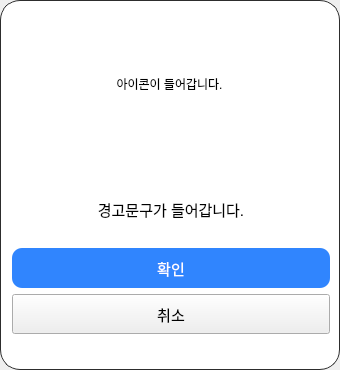
<?xml version="1.0" encoding="UTF-8"?>
<ui version="4.0">
 <class>WarningDialog</class>
 <widget class="QDialog" name="WarningDialog">
  <property name="geometry">
   <rect>
    <x>0</x>
    <y>0</y>
    <width>340</width>
    <height>370</height>
   </rect>
  </property>
  <property name="windowTitle">
   <string>Dialog</string>
  </property>
  <property name="styleSheet">
   <string notr="true">QFrame#frame{
border:1px solid rgb(45,45,45);
border-radius:20px;
	background-color: rgb(255, 255, 255);
}
QPushButton#ok_btn{
	background-color: rgb(48, 133, 254);
	color:white;
	border-radius:10px;
}
QPushButton#cance_btn{
	background-color: #E6E6E6;
	color: #252C58;
	border-radius:10px;
}</string>
  </property>
  <layout class="QVBoxLayout" name="verticalLayout">
   <property name="leftMargin">
    <number>0</number>
   </property>
   <property name="topMargin">
    <number>0</number>
   </property>
   <property name="rightMargin">
    <number>0</number>
   </property>
   <property name="bottomMargin">
    <number>0</number>
   </property>
   <item>
    <widget class="QFrame" name="frame">
     <property name="frameShape">
      <enum>QFrame::StyledPanel</enum>
     </property>
     <property name="frameShadow">
      <enum>QFrame::Raised</enum>
     </property>
     <layout class="QVBoxLayout" name="verticalLayout_3">
      <property name="spacing">
       <number>0</number>
      </property>
      <property name="leftMargin">
       <number>0</number>
      </property>
      <property name="topMargin">
       <number>0</number>
      </property>
      <property name="rightMargin">
       <number>0</number>
      </property>
      <property name="bottomMargin">
       <number>0</number>
      </property>
      <item>
       <widget class="QWidget" name="top_widget" native="true">
        <layout class="QHBoxLayout" name="horizontalLayout">
         <item>
          <widget class="QLabel" name="icon_lab">
           <property name="minimumSize">
            <size>
             <width>115</width>
             <height>115</height>
            </size>
           </property>
           <property name="maximumSize">
            <size>
             <width>115</width>
             <height>115</height>
            </size>
           </property>
           <property name="styleSheet">
            <string notr="true">background-color: rgb(255, 255, 255);</string>
           </property>
           <property name="text">
            <string>아이콘이 들어갑니다.</string>
           </property>
           <property name="alignment">
            <set>Qt::AlignCenter</set>
           </property>
           <property name="wordWrap">
            <bool>true</bool>
           </property>
          </widget>
         </item>
        </layout>
       </widget>
      </item>
      <item>
       <widget class="QWidget" name="bottom_widget" native="true">
        <property name="maximumSize">
         <size>
          <width>16777215</width>
          <height>180</height>
         </size>
        </property>
        <layout class="QVBoxLayout" name="verticalLayout_2">
         <property name="leftMargin">
          <number>11</number>
         </property>
         <property name="bottomMargin">
          <number>0</number>
         </property>
         <item>
          <widget class="QLabel" name="warn_lab">
           <property name="minimumSize">
            <size>
             <width>0</width>
             <height>66</height>
            </size>
           </property>
           <property name="maximumSize">
            <size>
             <width>16777215</width>
             <height>66</height>
            </size>
           </property>
           <property name="font">
            <font>
             <pointsize>11</pointsize>
            </font>
           </property>
           <property name="text">
            <string>경고문구가 들어갑니다.</string>
           </property>
           <property name="alignment">
            <set>Qt::AlignCenter</set>
           </property>
           <property name="wordWrap">
            <bool>true</bool>
           </property>
          </widget>
         </item>
         <item>
          <widget class="QPushButton" name="ok_btn">
           <property name="minimumSize">
            <size>
             <width>0</width>
             <height>40</height>
            </size>
           </property>
           <property name="maximumSize">
            <size>
             <width>16777215</width>
             <height>40</height>
            </size>
           </property>
           <property name="font">
            <font>
             <pointsize>11</pointsize>
            </font>
           </property>
           <property name="styleSheet">
            <string notr="true"/>
           </property>
           <property name="text">
            <string>확인</string>
           </property>
          </widget>
         </item>
         <item>
          <widget class="QPushButton" name="cancel_btn">
           <property name="minimumSize">
            <size>
             <width>0</width>
             <height>40</height>
            </size>
           </property>
           <property name="maximumSize">
            <size>
             <width>16777215</width>
             <height>40</height>
            </size>
           </property>
           <property name="font">
            <font>
             <pointsize>11</pointsize>
            </font>
           </property>
           <property name="styleSheet">
            <string notr="true"/>
           </property>
           <property name="text">
            <string>취소</string>
           </property>
          </widget>
         </item>
        </layout>
       </widget>
      </item>
      <item>
       <spacer name="verticalSpacer">
        <property name="orientation">
         <enum>Qt::Vertical</enum>
        </property>
        <property name="sizeType">
         <enum>QSizePolicy::Fixed</enum>
        </property>
        <property name="sizeHint" stdset="0">
         <size>
          <width>20</width>
          <height>35</height>
         </size>
        </property>
       </spacer>
      </item>
     </layout>
    </widget>
   </item>
  </layout>
 </widget>
 <resources/>
 <connections/>
</ui>
